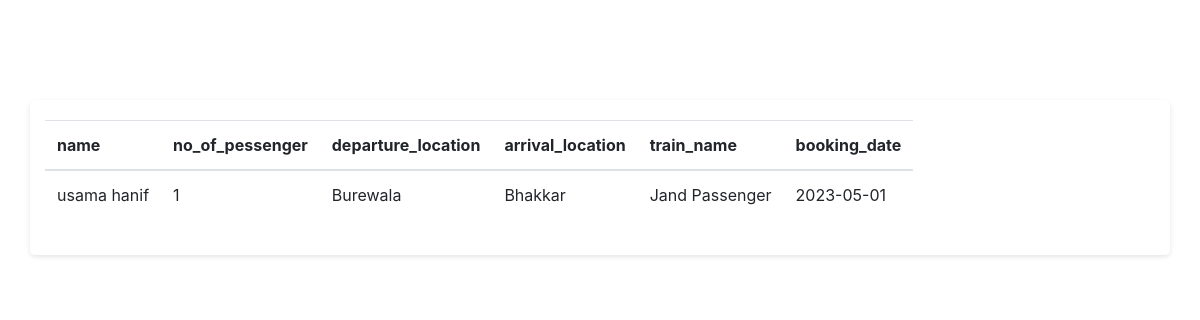
The app's page /admin/allBookings.php with its own data.
### tables this page shows
CREATE TABLE IF NOT EXISTS `booking_customer` (
  `booking_id` int(11) NOT NULL AUTO_INCREMENT,
  `user_id` int(11) DEFAULT NULL,
  `name` varchar(30) DEFAULT NULL,
  `no_of_pessenger` int(11) DEFAULT NULL,
  `departure_location` varchar(30) DEFAULT NULL,
  `arrival_location` varchar(30) DEFAULT NULL,
  `train_name` varchar(30) DEFAULT NULL,
  `booking_date` date DEFAULT NULL,
  `ticketid` int(11) DEFAULT NULL,
  PRIMARY KEY (`booking_id`)
);

### admin/allBookings.php (the view, shortened to what this page needs)
<?php
include('../dbconnect.php');
include('../head.php');
?>
<!DOCTYPE html>
<html lang="en">
<head>
</head>
<body>
<div class="container">
    <div class="table">
<table>
            <thead>
                <tr>
                    <th>name</th>
                    <th>no_of_pessenger</th>
                    <th>departure_location</th>
                    <th>arrival_location</th>
                    <th>train_name</th>
                    <th>booking_date</th>
                </tr>
            </thead>
            <tbody>
                <?php
                $query = "SELECT * from booking_customer";
                $statement = $conn->prepare($query);
                $statement->execute();
                $result = $statement->fetchall();
                if ($result) {
                    foreach ($result as $row) {
                        ?>
                        <tr>
                            <td>
                                <?= $row['name']; ?>
                            </td>
                            <td>
                                <?= $row['no_of_pessenger']; ?>
                            </td>
                            <td>
                                <?= $row['departure_location']; ?>
                            </td>
                            <td>
                                <?= $row['arrival_location']; ?>
                            </td>
                            <td>
                                <?= $row['train_name']; ?>
                            </td>
                            <td>
                                <?= $row['booking_date']; ?>
                            </td>
                        </tr>
                        <?php
                    }
                } else {
                    ?>
                    <tr>
                        <td colspan="5">no record found</td>
                    </tr>
                    <?php
                }
                ?>
            </tbody>
        </table>
</div>
</div>
</body>
</html>

### admin/style.css (style rules this page uses)
body { font-family: Arial, sans-serif; background-color: #f1f1f1; margin: 00; padding: 0; background-image: url(new.jpg); background-size: 100%; background-repeat: no-repeat; }
.container { width: 300px; margin: 0 auto; padding: 20px; background-color: #fff; border-radius: 5px; box-shadow: 0 2px 5px rgba(0, 0, 0, 0.1); margin-top: 100px; }

### records on screen
booking_customer: name "usama hanif", no_of_pessenger "1", departure_location "Burewala", arrival_location "Bhakkar", train_name "Jand Passenger", booking_date "2023-05-01"
